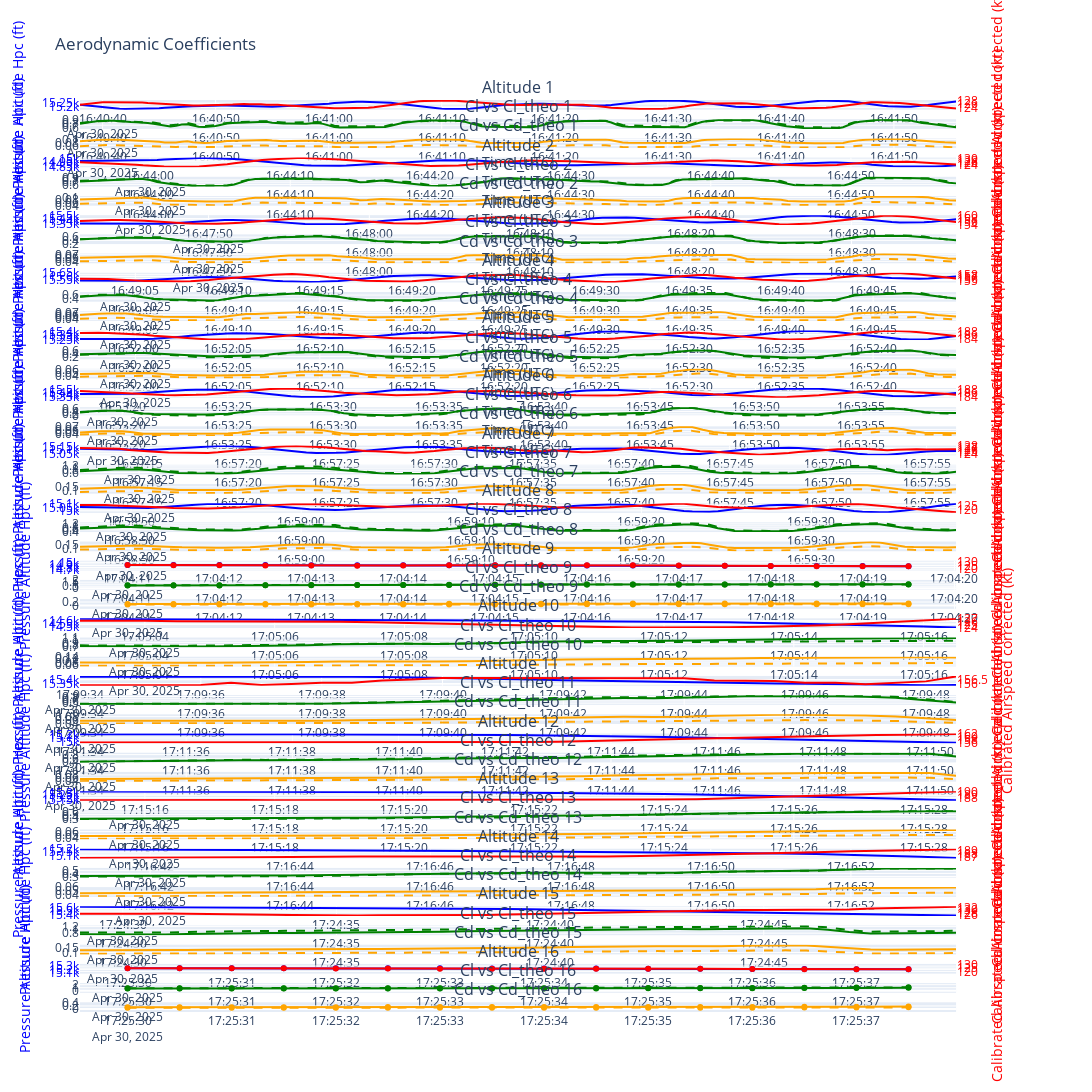

Notebook source saved alongside this figure:
### Code cell
import libs.aero_mod

#format for data points is [['Begin','End',fuel,configuration],['Begin2','End2',fuel2,configuration],...]
#   with:   time, string in HH:MM:SS or HH:MM:SS.ss
#           fuel, integer in lb
#           configuration, string can be 'Cruise' (gear and flaps up),'Approach' (gear up flaps 40%) or 'Landing' (gear down flaps 100%)

if flight==1:
   lift_times=np.array([
               ['16:40:38','16:41:56',2500,'Cruise','RC 120kt Flip'],
               ['16:43:55','16:44:58',2500,'Cruise', 'RC 120kt Fox'],
               ['16:47:42','16:48:37',2450,'Cruise','RC 150kt Fox'],
               ['16:49:02','16:49:50',2450,'Cruise','RC 150kt Flip'],
               ['16:51:57','16:52:45',2400,'Cruise','RC 180kt Flip'],
               ['16:53:18','16:54:00',2400,'Cruise','RC 180kt Fox'],
               ['16:57:12','16:57:57',2350,'Approach','RC 120kt Fox'],
               ['16:58:47','16:59:39',2350,'Approach','RC 120kt Flip'],
               ['17:04:11','17:04:20',2200,'Cruise','WUT 120kt Flip'],
               ['17:05:03','17:05:17',2200,'Cruise', 'WUT 120kt Fox'],
               # ['17:07:31','17:07:41',2200,'Cruise','WUT 120kt Flip 2'],
               ['17:09:34','17:09:49',2100,'Cruise','WUT 150kt Flip'],
               # ['17:10:16','17:10:29',2100,'Cruise','WUT 150kt Flip 2'],
               ['17:11:34','17:11:51',2100,'Cruise','WUT 150kt Fox'],
               # ['17:12:59','17:13:10',2100,'Cruise','WUT 150kt Fox 2'],
               ['17:15:15','17:15:29',2070,'Cruise','WUT 180kt Fox'],
               ['17:16:41','17:16:54',2070,'Cruise','WUT 180kt Flip'],
               # ['17:18:24','17:18:44',2070,'Cruise','WUT 180kt Flip 2'],
               ['17:24:29','17:24:50',2050,'Approach','WUT 120kt Flip'],
               ['17:25:30','17:25:38',2050,'Approach','WUT 120kt Fox'],
               # ['17:26:19','17:26:28',2050,'Approach','WUT 120kt Fox 2'],
                  ])

elif flight==2:
   lift_times=np.array([

                  ])

elif flight==3:
   lift_times=np.array([
            ['16:26:03','16:26:16',2550,'Cruise','180 WUT'],
            ['16:26:46','16:27:00',2550,'Cruise','180 WUT'],
            ['16:29:29','16:29:46',2550,'Cruise','180 WUT'],
            ['16:34:02','16:34:22',2380,'Cruise','150 WUT'],
            ['16:37:55','16:38:09',2270,'Cruise','150 WUT'],
            ['16:42:23','16:42:36',2270,'Cruise','120 WUT'],
            ['16:44:24','16:44:33',2270,'Cruise','120 WUT'],
            ['16:46:34','16:46:43',2270,'Cruise','120 WUT'],
            ['16:48:38','16:48:47',2270,'Cruise','120 WUT'],
            ['16:50:12','16:50:22',2270,'Cruise','120 WUT'],
            ['16:51:15','16:51:34',2140,'Approach','120 WUT'],
            ['16:57:07','16:57:39',1800,'Cruise','180 RC'],
            ['17:27:06','17:27:48',1700,'Cruise','180 RC'],
            ['17:29:02','17:29:46',1700,'Cruise','150 RC'],
            ['17:46:51','17:47:26',1600,'Cruise','120 RC'],
            ['17:48:54','17:49:23',1600,'Cruise','120 RC'],
            ['17:52:17','17:52:30',1600,'Approach','120 RC'],
            ['17:55:35','17:56:49',1600,'Approach','120 RC'],
   ])

if lift_times.size>0:
   libs.aero_mod.lift_coeff(data,lift_times,smooth,ZF_CG,RAMP_CG,ZFW,Max_fuel,YAPS=YAPS,graphs=True)
